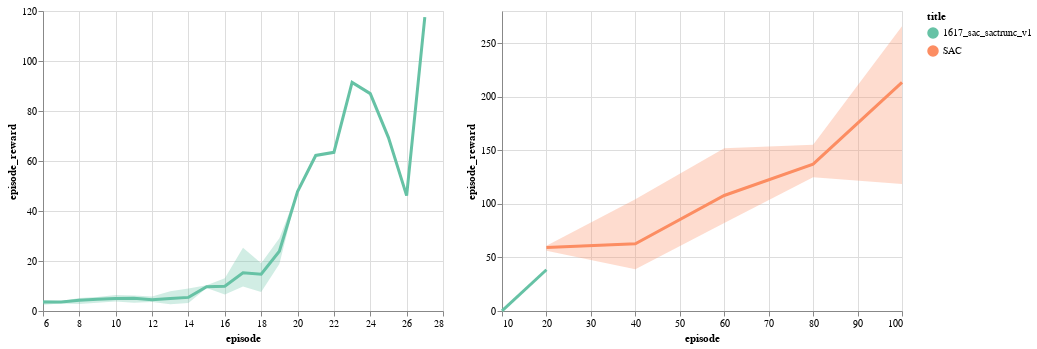

The cell this chart's notebook holds for it:
### Code cell
data = pd.concat([
    load_sac_results('cheetah', 'run'),
    load_jobs('sactrunc_v1*'),
])
data = data[data.episode <= 100]

plot_with_bars(data, y_col='episode_reward', color='title', test=False) |\
plot_with_bars(data, y_col='episode_reward', color='title', test=True)
